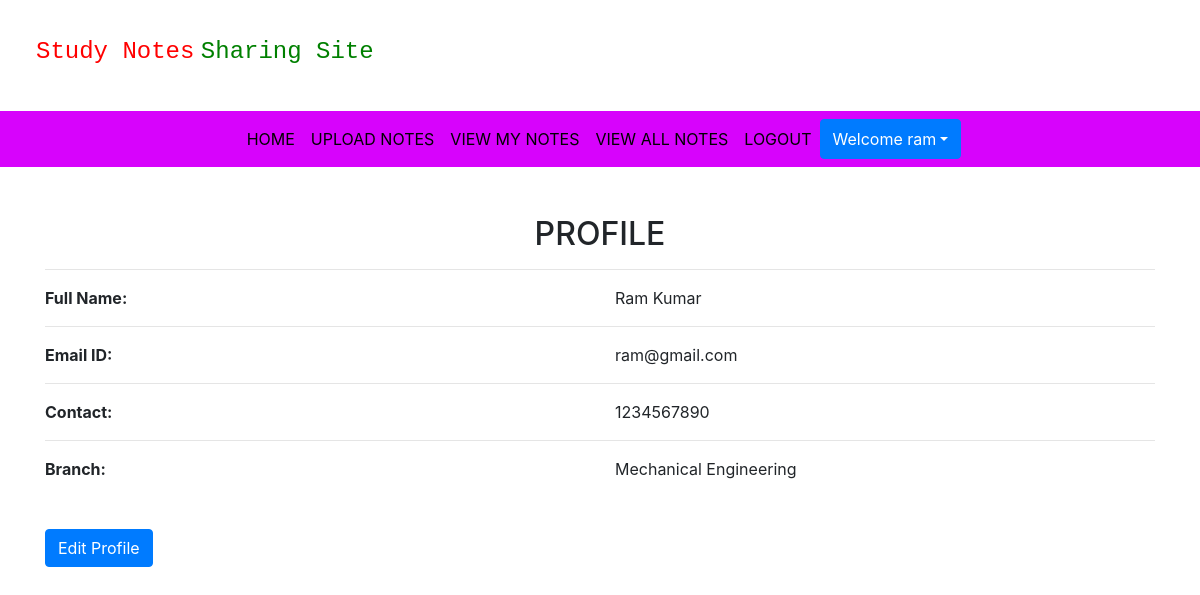
Screenshot of /profile/ (signed in) with the database file from the repository.
### notes/models.py (models this page shows, shortened)
class Signup(models.Model):
	user = models.ForeignKey(User,on_delete=models.CASCADE)
	contact = models.CharField(max_length=10,null=True)
	branch = models.CharField(max_length=50)
	role = models.CharField(max_length=20)

### notes/views.py (the view)
# urls.py: path('profile/',views.profile,name='profile'),
def profile(request):
    if not request.user.is_authenticated:
        return redirect('login')
    user = User.objects.get(id=request.user.id)
    data = Signup.objects.get(user=user)
    d = {'data': data, 'user': user}
    return render(request, 'profile.html', d)

### notes/templates/profile.html
{% extends 'user_navigation.html' %}
{% load static %}
{% block body %}
<div class="container mt-5">
    <h2 class="text-center">PROFILE</h2>
    <hr>
    <div class="row">
        <div class="col-md-6">
            <b>Full Name:</b>
        </div>
        <div class="col-md-6" style="text-transform: capitalize;">
            {{data.user.first_name}} {{data.user.last_name}}
        </div>
    </div>
<hr>
    <div class="row">
        <div class="col-md-6">
            <b>Email ID:</b>
        </div>
        <div class="col-md-6">
            {{data.user.username}}
        </div>
    </div>
<hr>
    <div class="row">
        <div class="col-md-6">
            <b>Contact:</b>
        </div>
        <div class="col-md-6">
            {{data.contact}}
        </div>
    </div>
<hr>
    <div class="row">
        <div class="col-md-6">
            <b>Branch:</b>
        </div>
        <div class="col-md-6">
            {{data.branch}}
        </div>
    </div>
<a href="{% url 'edit_profile'%}" class="btn btn-primary mt-5">Edit Profile</a>
</div>
{% endblock %}

### notes/templates/user_navigation.html (shortened to what this page needs)
<!DOCTYPE html>
{% load static %}
<html lang="en">
<head>
    <link rel="stylesheet" href="https://cdn.jsdelivr.net/npm/bootstrap@4.6.2/dist/css/bootstrap.min.css">
    <link rel="stylesheet" href="{% static 'css/mystyle.css' %}">
    <link href="https://cdnjs.cloudflare.com/ajax/libs/font-awesome/5.13.0/css/all.min.css" rel="stylesheet">
</head>
<body  >
    <h4 style="padding: 3%;"><samp style="color:red ;">Study Notes</samp> <samp style="color: green;">Sharing Site</samp></h4>
    <nav class="navbar navbar-expand-sm justify-content-center" style="background-color: rgb(215, 3, 252);">
        <ul class="navbar-nav">
            <li class="navbar-item">
                <a class="nav-link" href="#">HOME</a>
            </li>
            <li class="navbar-item">
                <a class="nav-link" href="{% url 'upload_notes' %}">UPLOAD NOTES</a>
            </li>
            <li class="navbar-item">
                <a class="nav-link" href="{% url 'view_mynotes' %}">VIEW MY NOTES</a>
            </li>
            <li class="navbar-item">
                <a class="nav-link" href="{% url 'view_all_nots' %}">VIEW ALL NOTES</a>
            </li>
            <li class="navbar-item">
                <a class="nav-link" href="{% url 'logout' %}">LOGOUT</a>
            </li>
<div class="btn-group">
    <button  type="button" class="btn btn-primary dropdown-toggle " data-toggle="dropdown">
        Welcome {{request.user.first_name}}</button>
</div>
        </ul>
    </nav>
</body>
</html>
{% block body %}
{% endblock %}

### notes/static/css/mystyle.css (style rules this page uses)
.nav-link { color: black; }

### rows the page displays
Signup: user.first_name "Ram", user.last_name "Kumar", user.username "ram@gmail.com", contact "1234567890", branch "Mechanical Engineering"

### other values shown
{{ request.user.first_name }} "ram"
